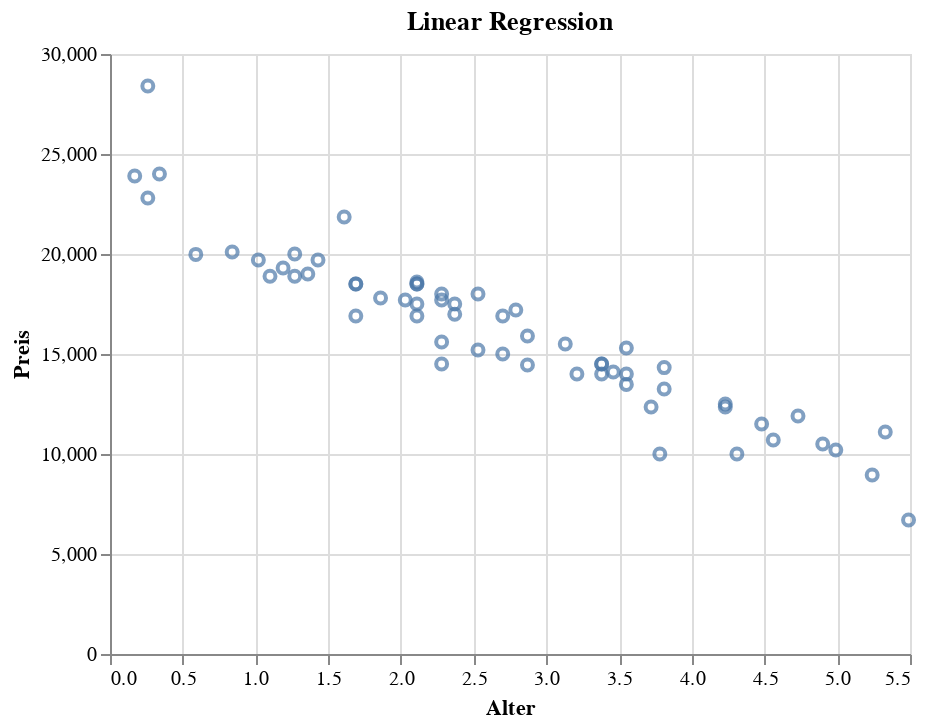

Notebook code cell kept with this figure:
### Markdown cell above
Linear Regression

### Code cell
chart = alt.Chart(df, title="Linear Regression").mark_point().encode(
    x='Alter',
    y='Preis'
)#.interactive()
chart

### Figure 1 — Vega-Lite specification as saved in the notebook (floating-point values rounded to 4 significant figures)
{"config": {"view": {"continuousWidth": 400, "continuousHeight": 300}}, "data": {"name": "data-39f9811772bb6e80e6bed2a18e547576"}, "mark": "point", "encoding": {"x": {"type": "quantitative", "field": "Alter"}, "y": {"type": "quantitative", "field": "Preis"}}, "title": "Linear Regression", "$schema": "https://vega.github.io/schema/vega-lite/v4.0.2.json", "datasets": {"data-39f9811772bb6e80e6bed2a18e547576": [{"obs": 1, "Preis": 16990, "Alter": 2.37, "KM": 46200}, {"obs": 2, "Preis": 14000, "Alter": 3.38, "KM": 92600}, {"obs": 3, "Preis": 18000, "Alter": 2.28, "KM": 35000}, {"obs": 4, "Preis": 14500, "Alter": 3.38, "KM": 73000}, {"obs": 5, "Preis": 14100, "Alter": 3.46, "KM": 84400}, {"obs": 6, "Preis": 13480, "Alter": 3.55, "KM": 137500}, {"obs": 7, "Preis": 18000, "Alter": 2.53, "KM": 23000}, {"obs": 8, "Preis": 12350, "Alter": 4.23, "KM": 73000}, {"obs": 9, "Preis": 23900, "Alter": 0.17, "KM": 1800}, {"obs": 10, "Preis": 15900, "Alter": 2.87, "KM": 40500}, {"obs": 11, "Preis": 11100, "Alter": 5.33, "KM": 120300}, {"obs": 12, "Preis": 17800, "Alter": 1.86, "KM": 35000}, {"obs": 13, "Preis": 11900, "Alter": 4.73, "KM": 73900}, {"obs": 14, "Preis": 17700, "Alter": 2.28, "KM": 25100}, {"obs": 15, "Preis": 14320, "Alter": 3.81, "KM": 67210}, {"obs": 16, "Preis": 15000, "Alter": 2.7, "KM": 51500}, {"obs": 17, "Preis": 17500, "Alter": 2.37, "KM": 35900}, {"obs": 18, "Preis": 10700, "Alter": 4.56, "KM": 144000}, {"obs": 19, "Preis": 16900, "Alter": 2.7, "KM": 22000}, {"obs": 20, "Preis": 24000, "Alter": 0.34, "KM": 5500}, {"obs": 21, "Preis": 16900, "Alter": 1.69, "KM": 31000}, {"obs": 22, "Preis": 17200, "Alter": 2.79, "KM": 27570}, {"obs": 23, "Preis": 28400, "Alter": 0.26, "KM": 1500}, {"obs": 24, "Preis": 15600, "Alter": 2.28, "KM": 21700}, {"obs": 25, "Preis": 15200, "Alter": 2.53, "KM": 27000}, {"obs": 26, "Preis": 10000, "Alter": 4.31, "KM": 100500}, {"obs": 27, "Preis": 8950, "Alter": 5.24, "KM": 132000}, {"obs": 28, "Preis": 14000, "Alter": 3.55, "KM": 97700}, {"obs": 29, "Preis": 18500, "Alter": 1.69, "KM": 28660}, {"obs": 30, "Preis": 21850, "Alter": 1.61, "KM": 25900}, {"obs": 31, "Preis": 13250, "Alter": 3.81, "KM": 58000}, {"obs": 32, "Preis": 15300, "Alter": 3.55, "KM": 73000}, {"obs": 33, "Preis": 20100, "Alter": 0.84, "KM": 18000}, {"obs": 34, "Preis": 18890, "Alter": 1.1, "KM": 13181}, {"obs": 35, "Preis": 19000, "Alter": 1.36, "KM": 19000}, {"obs": 36, "Preis": 18600, "Alter": 2.11, "KM": 27000}, {"obs": 37, "Preis": 10200, "Alter": 4.99, "KM": 90000}, {"obs": 38, "Preis": 17700, "Alter": 2.03, "KM": 33000}, {"obs": 39, "Preis": 18890, "Alter": 1.27, "KM": 22500}, {"obs": 40, "Preis": 14500, "Alter": 3.38, "KM": 49000}, {"obs": 41, "Preis": 18500, "Alter": 2.11, "KM": 25880}, {"obs": 42, "Preis": 19700, "Alter": 1.43, "KM": 14100}, {"obs": 43, "Preis": 6700, "Alter": 5.49, "KM": 142000}, {"obs": 44, "Preis": 19700, "Alter": 1.02, "KM": 12600}, {"obs": 45, "Preis": 15500, "Alter": 3.13, "KM": 39000}, {"obs": 46, "Preis": 14500, "Alter": 2.28, "KM": 83300}, {"obs": 47, "Preis": 12500, "Alter": 4.23, "KM": 59200}, {"obs": 48, "Preis": 11500, "Alter": 4.48, "KM": 118000}, {"obs": 49, "Preis": 17500, "Alter": 2.11, "KM": 29800}, {"obs": 50, "Preis": 18500, "Alter": 2.11, "KM": 19230}, {"obs": 51, "Preis": 10500, "Alter": 4.9, "KM": 107000}, {"obs": 52, "Preis": 19300, "Alter": 1.19, "KM": 5000}, {"obs": 53, "Preis": 22800, "Alter": 0.26, "KM": 5000}, {"obs": 54, "Preis": 10000, "Alter": 3.78, "KM": 188000}, {"obs": 55, "Preis": 12350, "Alter": 3.72, "KM": 75000}, {"obs": 56, "Preis": 14450, "Alter": 2.87, "KM": 90000}, {"obs": 57, "Preis": 16900, "Alter": 2.11, "KM": 55000}, {"obs": 58, "Preis": 19980, "Alter": 0.59, "KM": 1500}, {"obs": 59, "Preis": 20000, "Alter": 1.27, "KM": 16500}, {"obs": 60, "Preis": 18500, "Alter": 1.69, "KM": 29300}, {"obs": 61, "Preis": 14000, "Alter": 3.21, "KM": 56400}]}}
